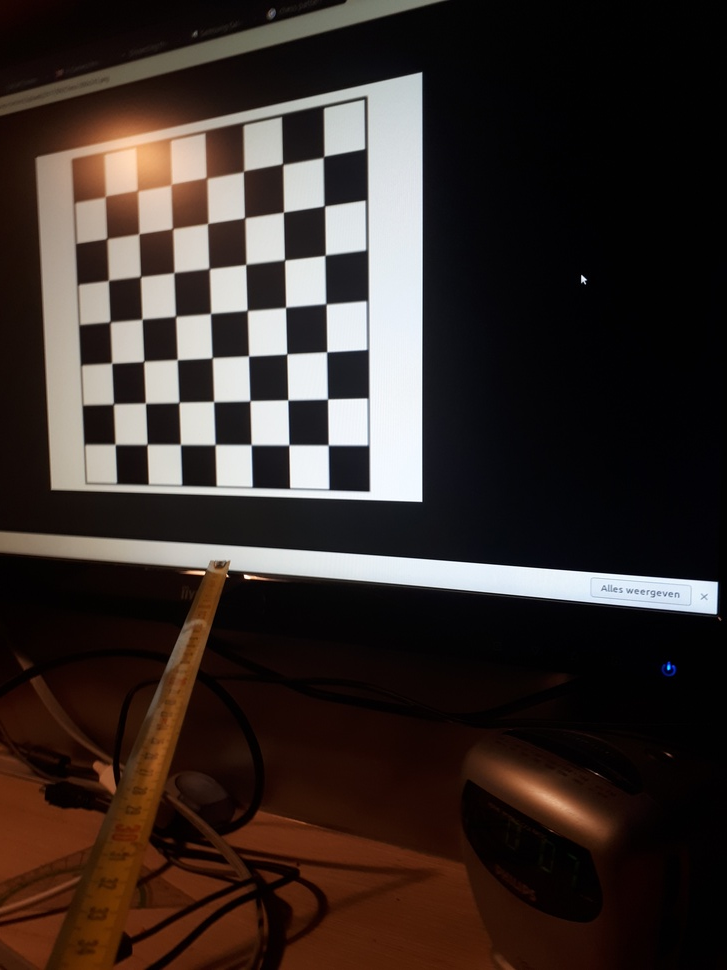
#> input picture schaak50L.jpg, 727 x 970 px, shrunk from 3456 x 4608 before the run
$ python assenstelsel.py
#> lines starting #> are read from the running program, lines starting #| are printed output that depends on the picture; after the words box and inside, x2 and y2 are one past the last pixel; in counts of white or black regions, pixels touching at a corner belong together; long printed decimals are rounded
from __future__ import print_function
import numpy as np
import cv2
import glob
import math

# termination criteria
criteria = (cv2.TERM_CRITERIA_EPS + cv2.TERM_CRITERIA_MAX_ITER, 30, 0.001)

# prepare object points, like (0,0,0), (1,0,0), (2,0,0) ....,(6,5,0)
objp = np.zeros((6*7,3), np.float32)
objp[:,:2] = np.mgrid[0:7,0:6].T.reshape(-1,2)

# Arrays to store object points and image points from all the images.
objpoints = [] # 3d point in real world space
imgpoints = [] # 2d points in image plane.

images = glob.glob('schaak50L.jpg')

for fname in images:
    img = cv2.imread(fname)
#> img is the input picture: shape (970, 727, 3); mean B, G, R 41.6, 45.7, 56.3
    gray = cv2.cvtColor(img,cv2.COLOR_BGR2GRAY)
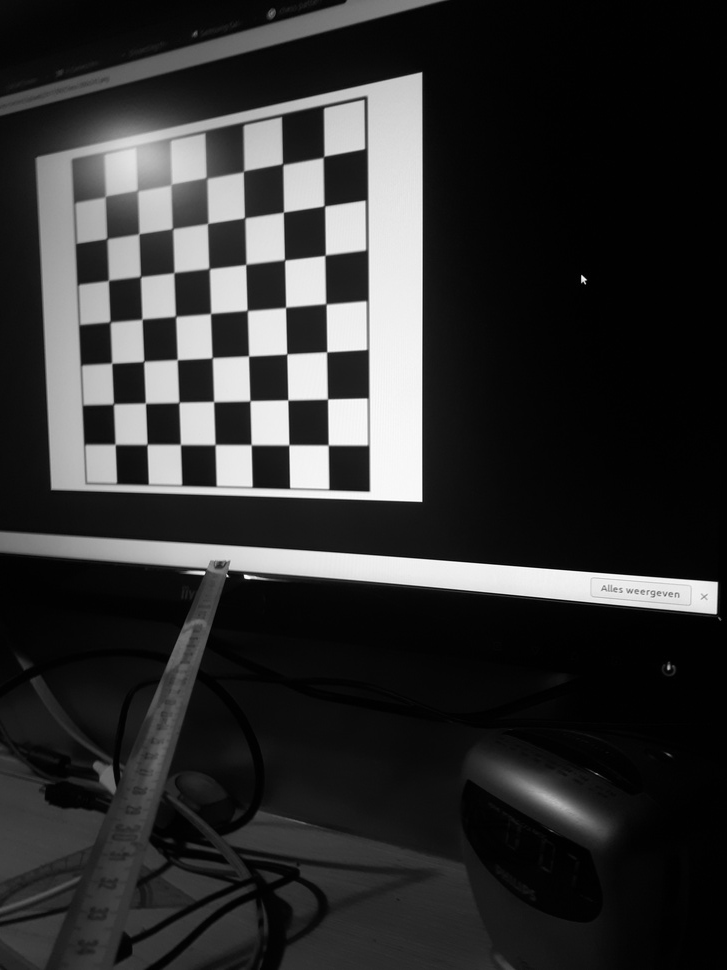
#> gray: shape (970, 727); min 0, max 254, mean 48.4

    # Find the chess board corners
    ret, corners = cv2.findChessboardCorners(gray, (7,6),None)
#> ret = True; corners = 42 rows, first 8: [328.2, 445.1], [288.9, 444.8], [251.2, 444.7], [215.2, 444.5], [180.5, 444.5], [147.3, 444.3], [115.2, 444.4], [327.7, 399]

    # If found, add object points, image points (after refining them)
    if ret == True:
        objpoints.append(objp)

        corners2 = cv2.cornerSubPix(gray,corners,(11,11),(-1,-1),criteria)
#> corners2 = 42 rows, first 8: [328.2, 445], [288.8, 444.9], [251.2, 444.7], [215.1, 444.6], [180.4, 444.5], [147.1, 444.4], [115.1, 444.3], [327.5, 399]
        imgpoints.append(corners2)

        # Draw and display the corners
        img = cv2.drawChessboardCorners(img, (7,6), corners2,ret)


cv2.destroyAllWindows()
ret, mtx, dist, rvecs, tvecs = cv2.calibrateCamera(objpoints, imgpoints, gray.shape[::-1],None,None)
#> ret = 0.0514; mtx = [[804.6, 0, 369.8], [0, 793.2, 510.3], [0, 0, 1]]; dist = [[0.326, -1.28, 0.012, 0.00175, 1.7]]; rvecs = ([-0.726, 0.16, -3.04],); tvecs = ([-0.9, -1.43, 17.41],)
print(mtx)
#| [[804.602   0.         369.802]
#|  [  0.         793.155 510.283]
#|  [  0.           0.           1.        ]]
def draw(img, corners, imgpts,flen):
    corner = tuple(corners[0].ravel())
    b=corner
    a=tuple(imgpts[0].ravel())
    afstandX=math.sqrt(((a[0]-b[0])*1.0)**2+(1.0*(a[1]-b[1]))**2)
    afstandfy=flen*28.0/afstandX
    print(afstandfy)

    img = cv2.line(img, corner, tuple(imgpts[0].ravel()), (255,0,0), 5)
    img = cv2.line(img, corner, tuple(imgpts[1].ravel()), (0,255,0), 5)
    img = cv2.line(img, corner, tuple(imgpts[2].ravel()), (0,0,255), 5)
    return img


axis = np.float32([[1,0,0], [0,1,0], [0,0,-1]])


for fname in glob.glob('schaak50L.jpg'):
    img = cv2.imread(fname)
    gray = cv2.cvtColor(img,cv2.COLOR_BGR2GRAY)
    ret, corners = cv2.findChessboardCorners(gray, (7,6),None)
#> ret = True

    if ret == True:
        corners2 = cv2.cornerSubPix(gray,corners,(11,11),(-1,-1),criteria)

        # Find the rotation and translation vectors.
        _,rvecs, tvecs, inliers = cv2.solvePnPRansac(objp, corners2, mtx, dist)
#> rvecs = [-0.726, 0.16, -3.04]; tvecs = [-0.9, -1.43, 17.41]; inliers = 42 values from 0 to 41
        # [5 lines of commented-out code are left out]
        imgpts, jac = cv2.projectPoints(axis,rvecs, tvecs, mtx, dist)
#> imgpts = [[288.9, 444.9], [327.4, 398.9], [303.8, 446.1]]

        img = draw(img,corners2,imgpts,mtx[0][0])
#> in draw, `corner = tuple(corners[0].ravel())`: corner = (328.2, 445)
#> in draw, `a=tuple(imgpts[0].ravel())`: a = (288.9, 444.9)
#> in draw, `afstandX=math.sqrt(((a[0]-b[0])*1.0)**2+(1.0*(a[1]-b[1]))**2)`: afstandX = 39.36
#> in draw, `afstandfy=flen*28.0/afstandX`: afstandfy = 572.4
#| 572.351
#> in draw, `img = cv2.line(img, corner, tuple(imgpts[1].ravel()), (0,255,0), 5)`:
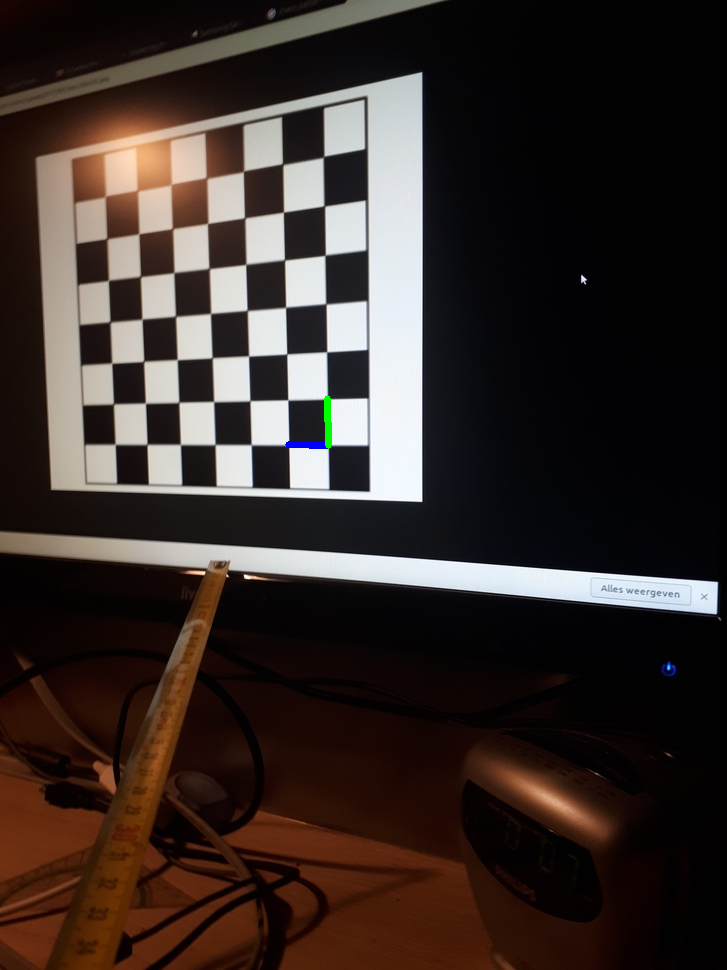
#> img: shape (970, 727, 3); mean B, G, R 41.6, 45.7, 56.2
#> in draw, `img = cv2.line(img, corner, tuple(imgpts[2].ravel()), (0,0,255), 5)`: img: shape (970, 727, 3); 0.03% of pixels changed, all inside (x1, y1, x2, y2) = (300, 442, 332, 450)
        cv2.imwrite('schaak.png', img)

cv2.destroyAllWindows()
